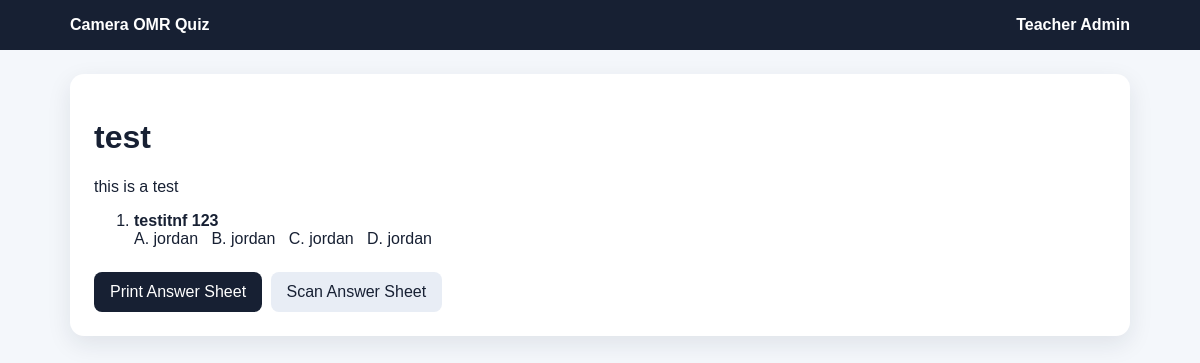
The app's page /quiz/1/ with its own data.
### app/models.py (models this page shows, shortened)
class Quiz(models.Model):
    title = models.CharField(max_length=200)
    description = models.TextField(blank=True)
    instructions = models.TextField(blank=True)
    is_active = models.BooleanField(default=True)
    created_at = models.DateTimeField(auto_now_add=True)
    updated_at = models.DateTimeField(auto_now=True)
    class Meta:
        ordering = ["-created_at"]

class Question(models.Model):
    CHOICES = [("A","A"),("B","B"),("C","C"),("D","D")]
    quiz = models.ForeignKey(Quiz,on_delete=models.CASCADE,related_name="questions")
    number = models.PositiveIntegerField()
    text = models.TextField()
    choice_a = models.CharField(max_length=500)
    choice_b = models.CharField(max_length=500)
    choice_c = models.CharField(max_length=500)
    choice_d = models.CharField(max_length=500)
    correct_choice = models.CharField(max_length=1,choices=CHOICES)
    class Meta:
        ordering = ["number"]
        constraints = [models.UniqueConstraint(fields=["quiz","number"],name="unique_question_number_per_quiz")]

### app/views.py (the view)
# urls.py: path("quiz/<int:quiz_id>/",views.quiz_detail,name="quiz_detail"),
def quiz_detail(request,quiz_id):
    quiz=get_object_or_404(Quiz.objects.prefetch_related("questions"),pk=quiz_id)
    return render(request,"app/quiz_detail.html",{"quiz":quiz})

### templates/app/quiz_detail.html
{% extends "app/base.html" %}{% block content %}<div class="card"><h1>{{ quiz.title }}</h1><p>{{ quiz.description }}</p>{% if quiz.instructions %}<div class="notice">{{ quiz.instructions|linebreaks }}</div>{% endif %}<ol>{% for q in quiz.questions.all %}<li><b>{{ q.text }}</b><div>A. {{ q.choice_a }} &nbsp; B. {{ q.choice_b }} &nbsp; C. {{ q.choice_c }} &nbsp; D. {{ q.choice_d }}</div></li>{% endfor %}</ol><a class="button" href="{% url 'app:print_sheet' quiz.id %}">Print Answer Sheet</a> <a class="button secondary" href="{% url 'app:camera_scan' quiz.id %}">Scan Answer Sheet</a></div>{% endblock %}

### static/app/css/style.css (style rules this page uses)
:root { font-family:Arial;color:#172033;background:#f4f7fb }
* { box-sizing:border-box }
body { margin:0 }
.card { background:#fff;border-radius:14px;padding:24px;margin:24px 0;box-shadow:0 8px 24px #17203318 }
.button { display:inline-block;background:#172033;color:#fff;border:0;border-radius:8px;padding:11px 16px;text-decoration:none;cursor:pointer;margin:8px 4px 0 0 }
.secondary { background:#e8edf5;color:#172033 }

### records on screen
Quiz: title "test", description "this is a test"
Question: text "testitnf 123", choice_a "jordan", choice_b "jordan", choice_c "jordan", choice_d "jordan"
